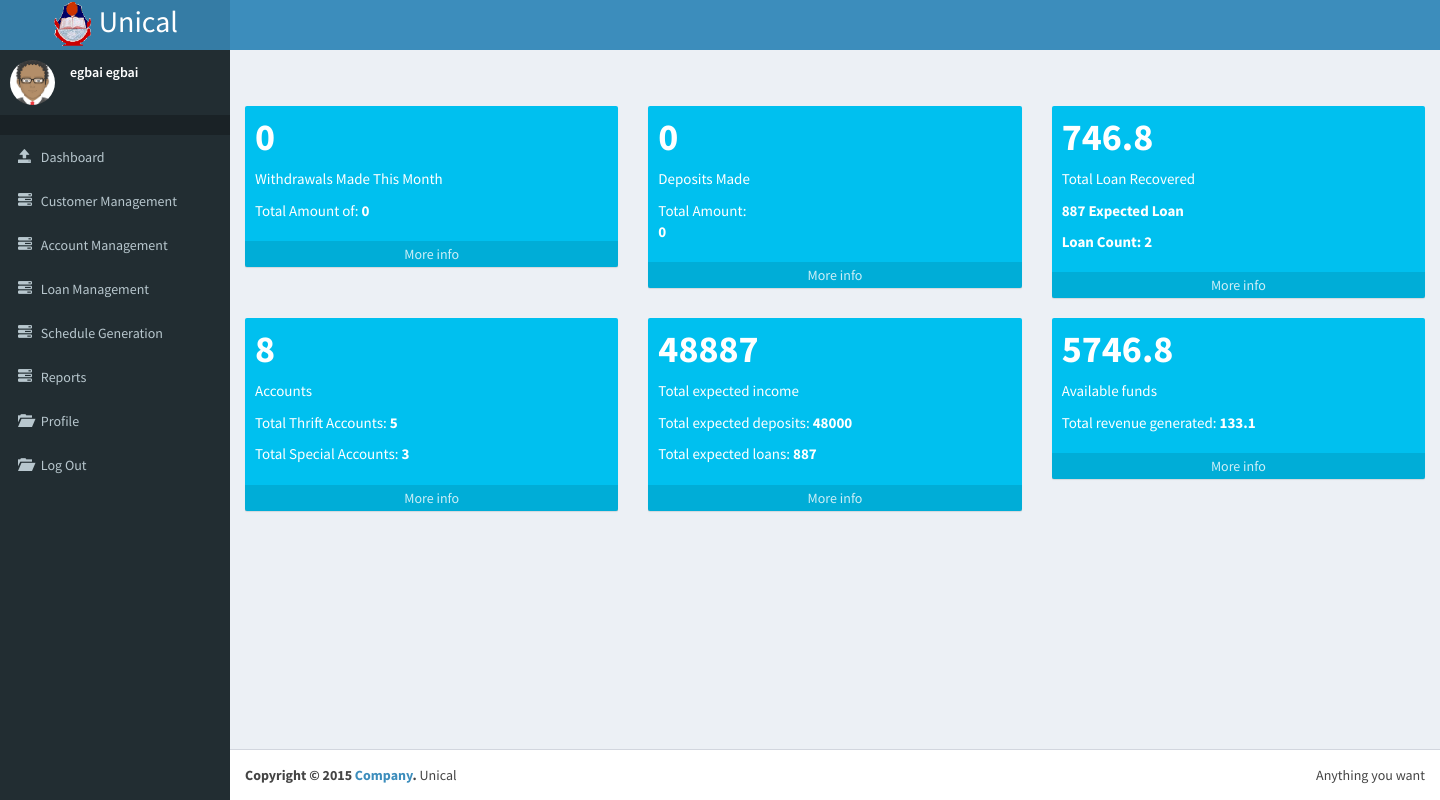
Page /teller/index.php (signed in) on the earlier database version.
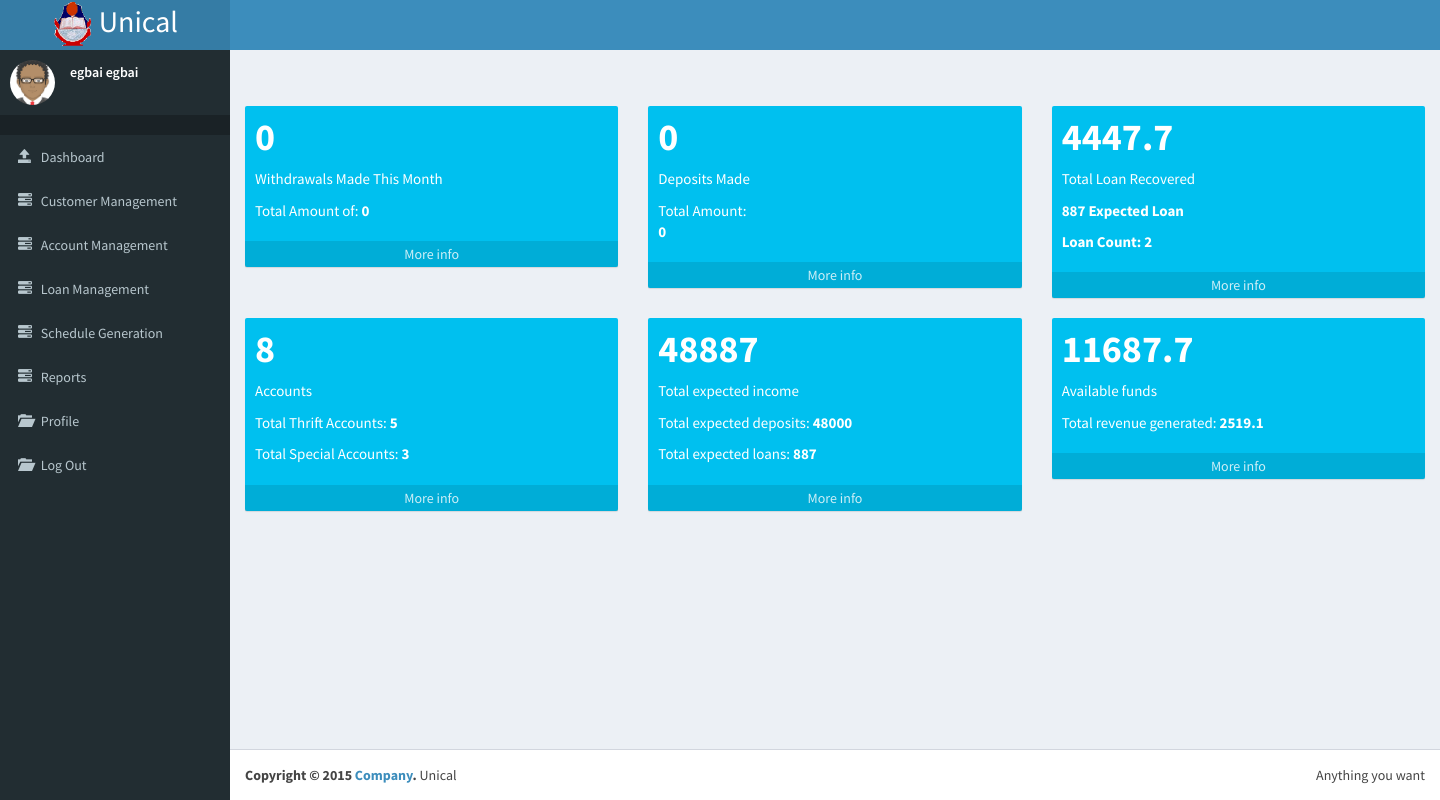
Same page on the later database version.
### tables this page shows
CREATE TABLE IF NOT EXISTS `ad_income` (
  `balance` float NOT NULL
);

### utility.php (called while the page is built, shortened)
<?php
function date_splitter(){
  $date = date('Y-m-d');
  $tmp_date = split("-", $date);
  $tmp_date = $tmp_date[0] . "-" . $tmp_date[1];
  return $tmp_date;
}
function total_withdrawn(){
  $tmp_date = date_splitter();
  $result = query("SELECT * FROM withdraw WHERE date LIKE '$tmp_date-%'");
  $total = 0;
  $count = 0;
  $tm = [$count, $total];
  return $tm;
}
function total_deposit(){
$tmp_date = date_splitter();
$result = query("SELECT * FROM deposit WHERE date LIKE '$tmp_date-%'");
$total = 0;
$count = 0;
$tm = [$count, $total];
return $tm;
}
function no_accounts(){
$result = query("SELECT * FROM account");
$thrift_total = 0;
$special_total = 0;
$count = 0;
while($row=mysql_fetch_array($result)){
  $type = $row['acct_type'];
  if($type == 1){
    $thrift_total += 1;
  }
  else{
    $special_total += 1;
  }
  $count += 1;
}
$tm = [$count, $thrift_total, $special_total];
return $tm;
}
?>

### conf/db_connect.php (called while the page is built, shortened)
<?php
function query($string){
$rs = mysql_query($string) or die(mysql_error());
return $rs;
}
function thrift_special($type){
  $arr = [0,0,0,0];
  $result = query("SELECT * FROM deposit WHERE acct_type='$type'");
  $count = 0;
  $amount = 0;
  while($row = mysql_fetch_array($result)){
    $count += 1;
    $amount += $row['amount'];
    }
    $arr[0] = $count;
    $arr[1] = $amount;
    $amount = 0;
    $result = query("SELECT * FROM account WHERE acct_type='$type'");
    while($row = mysql_fetch_array($result)){
      $count += 1;
      $amount += $row['save_amt'];
    }
    $arr[2] = $count;
    $arr[3] = $amount;
    return $arr;
}
function loan_report(){
  $loan_count = 0;
  $total_loan_recovered = 0;
  $total_interest = 0;
  $expected_loan = 0;
  $result = query("SELECT * FROM payment");
  while($row = mysql_fetch_array($result)){
  $total_loan_recovered += $row['amount_pay'];
  $total_interest += $row['amort_interest'];
  }
  $result = query("SELECT * FROM loan");
  while($row = mysql_fetch_array($result)){
    $expected_loan += $row['amort'];
    ++$loan_count;
  }
  $arr = [$total_loan_recovered, $total_interest, $expected_loan, $loan_count];
  return $arr;
}
function revenue(){
  $amount = 0;
  $result = query("SELECT * FROM income");
  while($row = mysql_fetch_array($result)){
    $income_type = $row['income_type'];
    if($income_type != 3){
      $amount += $row['amount'];
    }
  }
  $result = query("SELECT * FROM ad_income");
  $row = mysql_fetch_array($result);
  $bal = $row['balance'];
  $arr = [$bal, $amount];
  return $arr;
}
?>

### teller/index.php (the view, shortened to what the changed rows need)
<!DOCTYPE html>
<?php
include('../conf/db_connect.php');
?>
<html>
  <head>
    <link rel="stylesheet" href="../bootstrap/css/bootstrap.min.css">
    <link rel="stylesheet" href="../dist/css/AdminLTE.min.css">
        <link rel="stylesheet" href="../arrange.css">
    <link rel="stylesheet" href="../dist/css/skins/skin-blue.min.css">
  </head>
  <body class="hold-transition skin-blue sidebar-mini">
    <div class="wrapper">
      <header class="main-header">
        <a href="index2.html" class="logo">
          <h2 style='margin:0px;'>
          <img src="../dist/img/unical.png" height="50px">
          <span>Unical</span>
          </h2>
        </a>
      </header>
      <div class="content-wrapper">
        <section class="content-header">
          <h1>
          </h1>
                </section>
        <section class="content">
          <?php
      $page = '';
          if (!empty($_GET['page'])) {
          $page .= $_GET['page'] . '.php';
          include($page);
          }
      else{
      include('../dashboard.php');
      }
      ?>
        </section>
      </div>
    </div>
  </body>
</html>

### dashboard.php (shortened to what the changed rows need)
<?php
include('../utility.php');
?>
<div class="row">
  <div class="col-lg-4 col-xs-6">
    <div class="small-box bg-aqua">
      <div class="inner">
        <h3><?php echo total_withdrawn()[0]; ?></h3>
        <p>Withdrawals Made This Month</p>
        <p>Total Amount of: <strong><?php echo total_withdrawn()[1];?></strong></p>
      </div>
      <a href="#" class="small-box-footer">
        More info <i class="fa fa-arrow-circle-right"></i>
      </a>
    </div>
  </div>
  <div class="col-lg-4 col-xs-6">
    <div class="small-box bg-aqua">
      <div class="inner">
        <h3><?php echo total_deposit()[0]; ?></h3>
        <p>Deposits Made</p>
        <p>Total Amount:<br><strong><?php echo total_deposit()[1];?></strong></p>
      </div>
      <a href="#" class="small-box-footer">
        More info <i class="fa fa-arrow-circle-right"></i>
      </a>
    </div>
  </div>
    <div class="col-lg-4 col-xs-6">
      <div class="small-box bg-aqua">
        <div class="inner">
          <h3><?php echo loan_report()[0]; ?></h3>
          <p>Total Loan Recovered</p>
          <p><strong><?php echo loan_report()[2];?> Expected Loan</strong></p>
            <p><strong>Loan Count:    <?php echo loan_report()[3];?></strong></p>
        </div>
        <a href="#" class="small-box-footer">
          More info <i class="fa fa-arrow-circle-right"></i>
        </a>
      </div>
    </div>
      <div class="col-lg-4 col-xs-6">
        <div class="small-box bg-aqua">
          <div class="inner">
            <h3><?php echo no_accounts()[0]; ?></h3>
            <p>Accounts</p>
            <p>Total Thrift Accounts:  <strong><?php echo no_accounts()[1];?></strong></p>
          <p>Total Special Accounts:   <strong><?php echo no_accounts()[2];?></strong></p>
          </div>
          <a href="#" class="small-box-footer">
            More info <i class="fa fa-arrow-circle-right"></i>
          </a>
        </div>
      </div>
      <div class="col-lg-4 col-xs-6">
        <div class="small-box bg-aqua">
          <div class="inner">
            <h3><?php echo thrift_special(1)[3] + thrift_special(2)[3] + loan_report()[2]; ?></h3>
            <p>Total expected income</p>
            <p>Total expected deposits:  <strong><?php echo thrift_special(1)[3] + thrift_special(2)[3];?></strong></p>
          <p>Total expected loans:   <strong><?php echo loan_report()[2];?></strong></p>
          </div>
          <a href="#" class="small-box-footer">
            More info <i class="fa fa-arrow-circle-right"></i>
          </a>
        </div>
      </div>
      <div class="col-lg-4 col-xs-6">
        <div class="small-box bg-aqua">
          <div class="inner">
            <h3><?php echo revenue()[0]; ?></h3>
            <p>Available funds</p>
            <p>Total revenue generated:  <strong><?php echo revenue()[1];?></strong></p>
          </div>
          <a href="#" class="small-box-footer">
            More info <i class="fa fa-arrow-circle-right"></i>
          </a>
        </div>
      </div>
  </div>

Differences in the rows shown:
removed ad_income: balance "5746.8", balance "133.1"
added ad_income: balance "11687.7", balance "2519.1"
Other differences:
loan_report()[0]: "746.8" → "4447.7"
